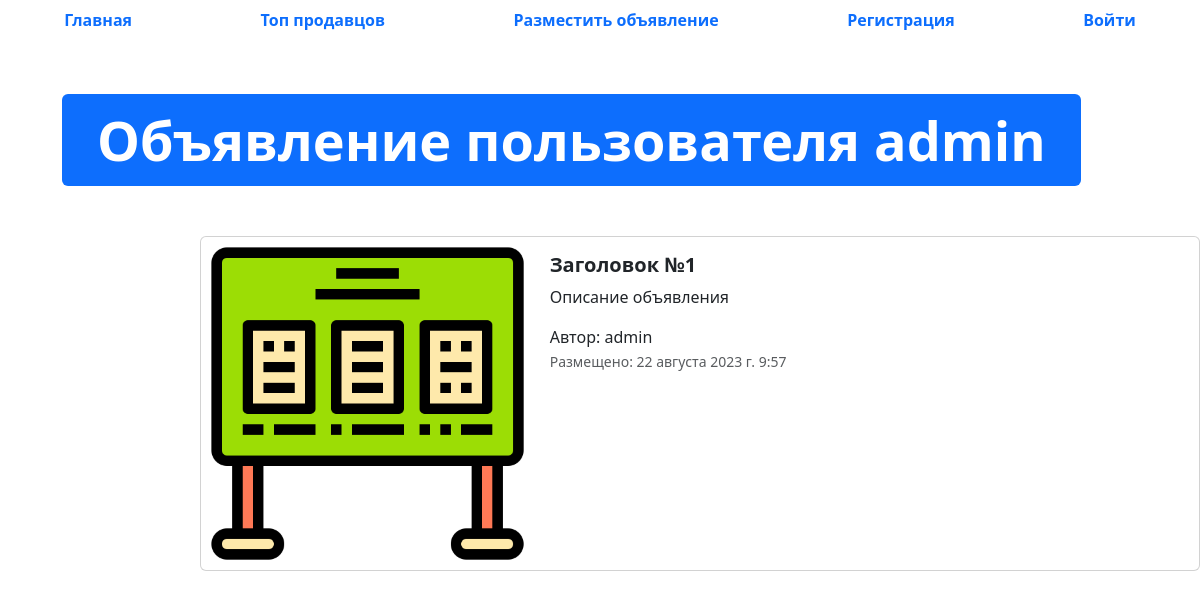
The app's page /advertisement/1 with its own data.
### app_advertisements/models.py (models this page shows, shortened)
class Advertisement(models.Model):
    title = models.CharField('Название', max_length=128)
    description = models.TextField('Описание')
    price = models.DecimalField('Цена', max_digits=10, decimal_places=2)
    auction = models.BooleanField('Торг', help_text='Отметьте, если торг уместен')
    created_at = models.DateTimeField(auto_now_add=True)
    updated_at = models.DateTimeField(auto_now=True)
    user = models.ForeignKey(User, verbose_name='Пользователь', on_delete=models.CASCADE)
    image = models.ImageField('Изображение', upload_to='advertisements/', null=True, blank=True)
    class Meta:
        db_table = 'advertisements'

### app_advertisements/views.py (the view)
# urls.py: path('advertisement/<int:pk>', advertisement_detail, name='adv_detail'),
def advertisement_detail(request, pk):
    advertisement = Advertisement.objects.get(id=pk)
    context = {'advertisement': advertisement
               }
    return render(request, 'app_advertisements/advertisement.html', context)

### templates/app_advertisements/advertisement.html (shortened to what this page needs)
{% extends 'base.html' %}
{% load static %}
{% block content %}
  <ul class="nav nav-pills sticky-top bg-white nav-fill">
    <li class="nav-item">
      <a class="nav-link" href="{% url 'main_page' %}">
        <span style="font-weight: bold;">Главная</span>
      </a>
    </li>
    <li class="nav-item">
      <a class="nav-link" href="{% url 'top_sellers' %}">
        <span style="font-weight: bold;">Топ продавцов</span>
      </a>
    </li>
    <li class="nav-item">
      <a class="nav-link" href="{% url 'adv_post' %}">
        <span style="font-weight: bold;">Разместить объявление</span>
      </a>
    {% if not user.is_authenticated %}
    </li>
    <li class="nav-item">
      <a class="nav-link" href="{% url 'register' %}">
        <span style="font-weight: bold;">Регистрация</span>
      </a>
    </li>
    <li class="nav-item">
      <a class="nav-link" href="{% url 'login' %}">
        <span style="font-weight: bold;">Войти</span>
      </a>
    </li>
    {% endif %}
  </ul>
  <div class="container" style="margin: 50px;">
    <div class="display-2">
      <span class="badge bg-primary">Объявление пользователя {{ advertisement.user }}</span>
    </div>
  </div>
  <div class="col offset-2">
    <div class="card mb-2" style="max-width: 1200px; margin-top: 20px;">
      <div class="row g-0">
        <div class="col-md-4">
          <a href="#" class="nav-link">
            <img src="{% if advertisement.image %} {{ advertisement.image.url }} {% else %} {% static 'img/123.png' %} {% endif %}" class="img-fluid rounded-start" alt="Card title">
          </a>
        </div>
        <div class="col">
          <div class="card-body">
            <h5 class="card-title">
              <a href="#" class="nav-link"><strong>{{ advertisement.title }}</strong></a>
            </h5>
            <p class="card-text">
              {{ advertisement.description }}
            </p>
            <span>Автор: {{ advertisement.user }}</span>
            <p class="card-text"><small class="text-muted">Размещено: {{ advertisement.created_at }}</small></p>
          </div>
        </div>
      </div>
    </div>
  </div>
{% endblock %}

### records on screen
Advertisement: user "admin", title "Заголовок №1", description "Описание объявления", created_at "22 августа 2023 г. 9:57"
